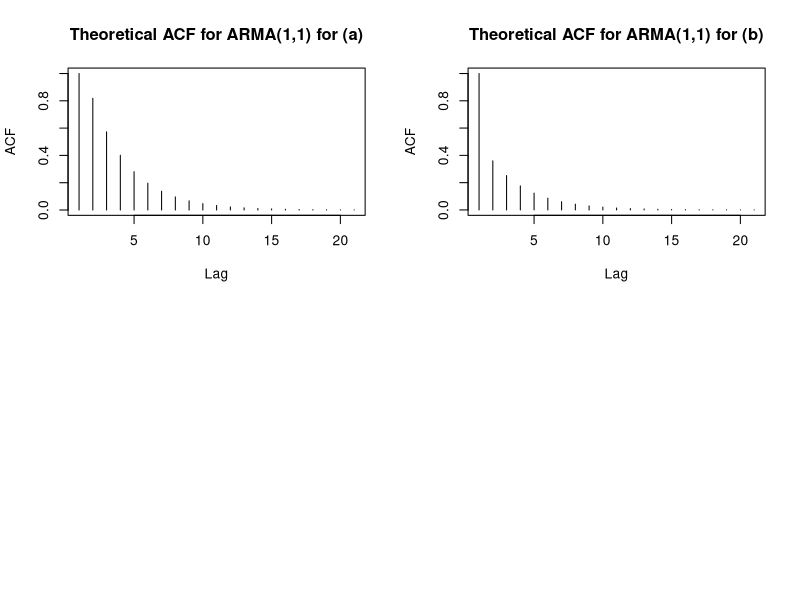
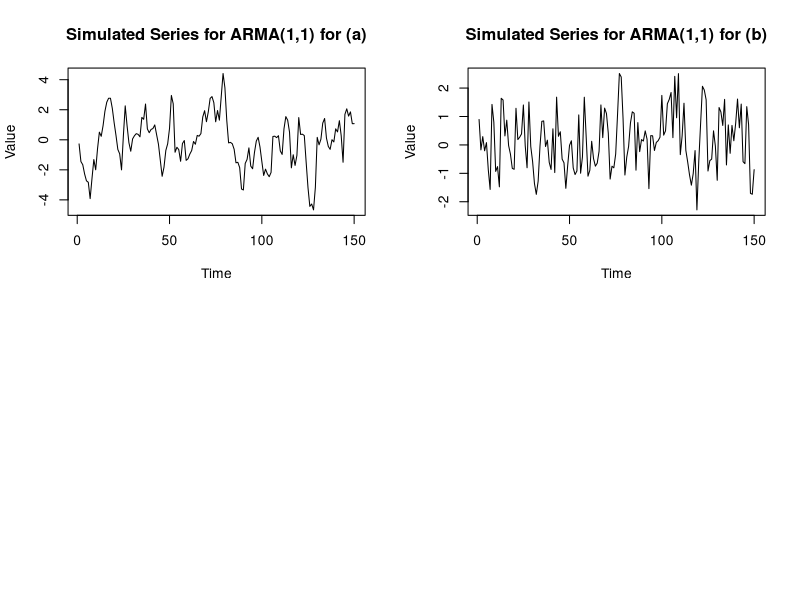
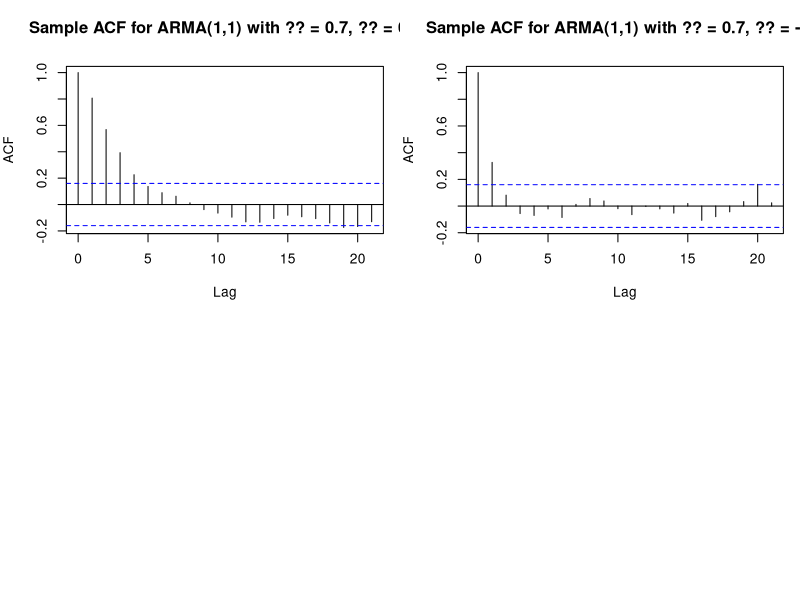

Generate these figures, in order, with R:
## ---- chunk 1
# parameters
phi_a <- 0.7
theta_a <- 0.4
phi_b <- 0.7
theta_b <- -0.4
## ---- chunk 2
#ACF for model (a)
acf_a <- ARMAacf(ar = phi_a, ma = theta_a, lag.max = 20)

#ACF for model (b)
acf_b <- ARMAacf(ar = phi_b, ma = theta_b, lag.max = 20)
## ---- chunk 3
# Simulate the models
set.seed(123)  # Set seed for reproducibility
sim_a <- arima.sim(model = list(ar = phi_a, ma = theta_a), n = 150)
sim_b <- arima.sim(model = list(ar = phi_b, ma = theta_b), n = 150)
## ---- chunk 4
# Plot the theoretical ACFs
par(mfrow = c(2, 2))  # Set up plotting area
plot(acf_a, type = "h", main = "Theoretical ACF for ARMA(1,1) for (a)",
     xlab = "Lag", ylab = "ACF")
plot(acf_b, type = "h", main = "Theoretical ACF for ARMA(1,1) for (b)",
     xlab = "Lag", ylab = "ACF")
## ---- chunk 5
# series plot
par(mfrow = c(2, 2))
plot.ts(sim_a, main = "Simulated Series for ARMA(1,1) for (a)",
        ylab = "Value", xlab = "Time")
plot.ts(sim_b, main = "Simulated Series for ARMA(1,1) for (b)",
        ylab = "Value", xlab = "Time")
## ---- chunk 6
# ACF plots
par(mfrow = c(2, 2), mar = c(4, 4, 4, 1))
acf(sim_a, main = "Sample ACF for ARMA(1,1) with ?? = 0.7, ?? = 0.4")
acf(sim_b, main = "Sample ACF for ARMA(1,1) with ?? = 0.7, ?? = -0.4")
